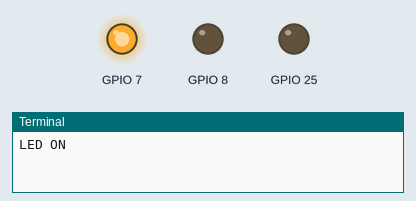
Simulated run of this program. Board: Raspberry Pi (BCM pin numbers). Shown: output pins drawn as LEDs (lit = HIGH), the last lines printed to the terminal. At 15.0 s the program stops and its outputs stay as they are.

Above: at 0.1 s.
At 5.1 s:
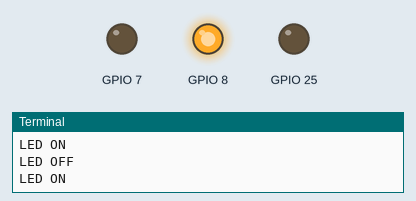
At 10.1 s:
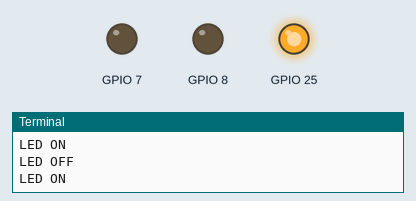
At 15.1 s:
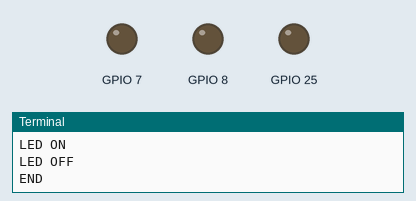
Timing chart, 0 to 16.5 s (numbered marks = the images above):
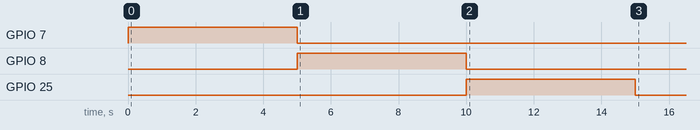

The program:

ledtest.py
```python
#!/usr/bin/python3
'''ledtest.py'''
from time import sleep
from gpiozero import LED

#HARDWARE SETUP
# 2[=========XGYR]26[=======]40
# 1[=============]25[=======]39
# X=GND G=Green Y=Yellow R=Red

#LED CONFIG - Set GPIO Ports
LED_GREEN = LED("BOARD22"); LED_YELLOW = LED("BOARD24"); LED_RED = LED("BOARD26")
LIGHT = [LED_RED, LED_YELLOW, LED_GREEN]

def main():
    for led in LIGHT:
        led.on()
        print("LED ON")
        sleep(5)
        led.off()
        print("LED OFF")

main()
print("END")
#End
```

Measured:
- by itself, GPIO 7: LOW → HIGH at 0.00 s, → LOW 5.0 s later
- by itself, GPIO 8: LOW → HIGH at 5.0 s, → LOW 5.0 s later
- by itself, GPIO 25: LOW → HIGH at 10.0 s, → LOW 5.0 s later
